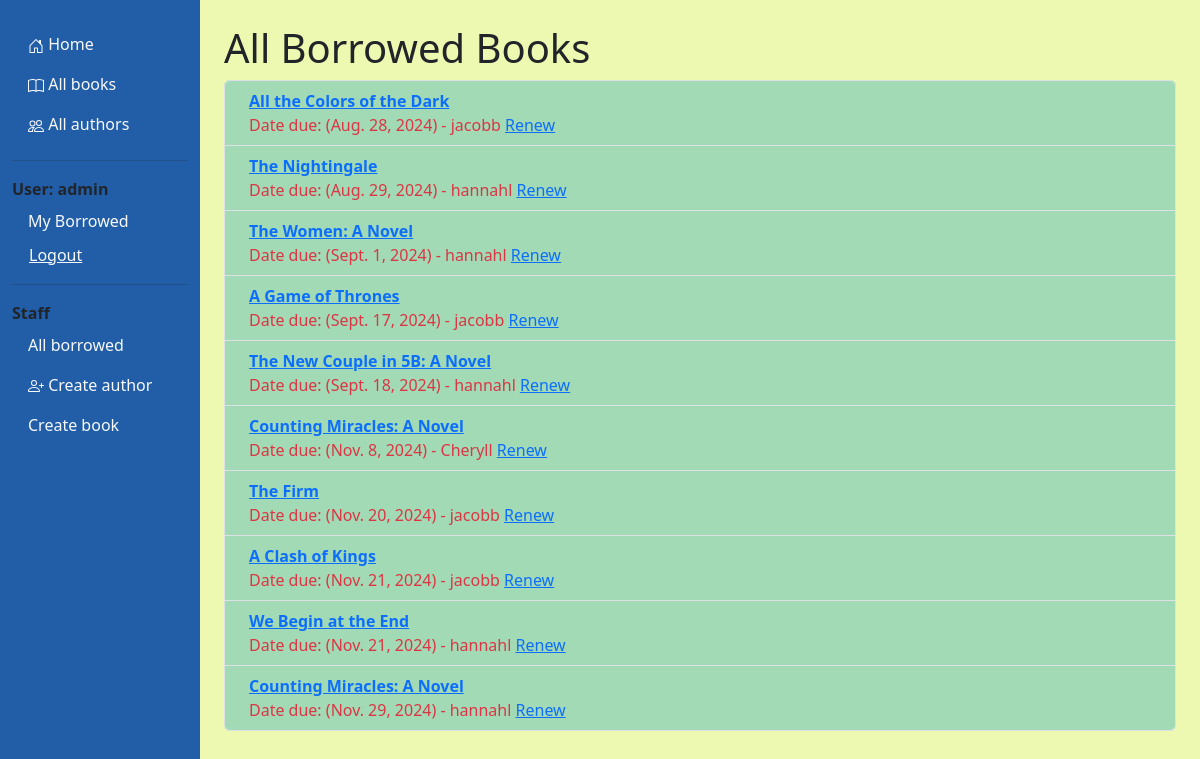
The app's page /catalog/borrowed/ (signed in), older data.
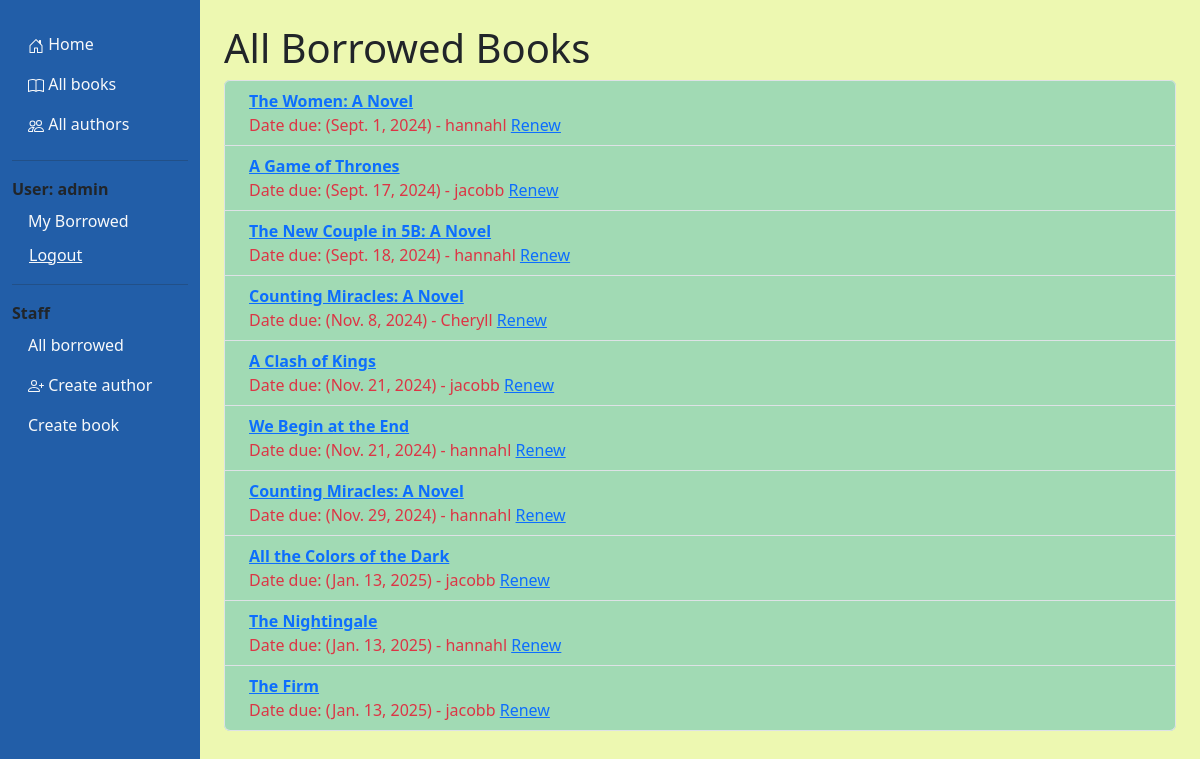
The same page, newer data.
### catalog/models.py (models this page shows, shortened)
class BookInstance(models.Model):
    id = models.UUIDField(primary_key=True, default=uuid.uuid4, help_text="Unique ID for this particular book across the whole library")
    book = models.ForeignKey('Book', on_delete=models.RESTRICT, null=True)
    imprint = models.CharField(max_length=200)
    due_back = models.DateField(null=True, blank=True)
    borrower = models.ForeignKey(settings.AUTH_USER_MODEL, on_delete=models.SET_NULL, null=True, blank=True)
    LOAN_STATUS = (
        ('m', 'Maintenance'),
        ('o', 'On loan'),
        ('a', 'Available'),
        ('r', 'Reserved'),
    )
    status = models.CharField(
        max_length=1,
        choices=LOAN_STATUS,
        blank=True,
        default='m',
        help_text='Book_availability',
    )
    class Meta:
        ordering = ['due_back']
        permissions = (("can_mark_returned", "Set book as returned"),)
    def is_overdue(self):
        return bool(self.due_back and date.today() > self.due_back)

class Book(models.Model):
    title = models.CharField(max_length=200)
    author = models.ForeignKey('Author', on_delete=models.RESTRICT, null=True)
    summary = models.TextField(
        max_length=1000, help_text="Enter a brief description of the book")
    isbn = models.CharField('ISBN', max_length=13,
                            unique=True,
                            help_text='13 Character <a href="https://www.isbn-international.org/content/what-isbn'
                                      '">ISBN number</a>')
    genre = models.ManyToManyField(Genre, help_text="Select a genre for this book")
    language = models.ForeignKey('Language', on_delete=models.SET_NULL, null=True)
    image = models.ImageField(upload_to='images/', null=True, blank=True)
    class Meta:
        ordering = ['title']
    def display_genre(self):
        """Create a string for the Genre.  This is required to display genre in Admin."""
        return ', '.join(genre.name for genre in self.genre.all()[:3])
    display_genre.short_description = 'Genre'

### catalog/views.py (the view)
# urls.py: path('borrowed/', views.LoanedBooksAllListView.as_view(), name='all-borrowed'),
class LoanedBooksAllListView(PermissionRequiredMixin, generic.ListView):
    model = BookInstance
    permission_required = 'catalog.can_mark_returned'
    template_name = 'catalog/bookinstance_list_borrowed_all.html'
    paginate_by = 10
    def get_queryset(self):
        return BookInstance.objects.filter(status__exact = 'o').order_by('due_back')

### catalog/templates/catalog/bookinstance_list_borrowed_all.html
{% extends "base_generic.html" %}
{% block content %}
    <h1>All Borrowed Books</h1>
    {% if bookinstance_list %}
    <ul class="list-group" style="background-color: #a1dab4;">
      {% for bookinst in bookinstance_list %}
      <li class="list-group-item d-flex bg-transparent {% if bookinst.is_overdue %}text-danger{% endif %}">
        <div class="ms-2 me-auto">
          <div class="fw-bold">
            <a href="{% url 'book-detail' bookinst.book.pk %}">{{ bookinst.book.title }}</a>
          </div>
          Date due: ({{ bookinst.due_back }}) {% if perms.catalog.can_mark_returned %}- {{ bookinst.borrower }} <a href="{% url 'renew-book-librarian' bookinst.id %}">Renew</a>{% endif %}
        </div>
      </li>
      {% endfor %}
    </ul>
    {% else %}
      <p>There are no books borrowed.</p>
    {% endif %}
{% endblock %}

### catalog/templates/base_generic.html (shortened to what this page needs)
{% load static %}
<!DOCTYPE html>
<html lang="en">
  <head>
    <link href="https://cdn.jsdelivr.net/npm/bootstrap@5.3.3/dist/css/bootstrap.min.css"
      rel="stylesheet"
>
    <link rel="stylesheet" href="{% static 'css/styles.css' %}" />
  </head>
  <body>
    <div class="container-fluid vh-100" style="height: 100%;">
      <div class="row" style="height: 100%;">
        <div class="col-sm-2 py-4" style="background-color: #225ea8;">
          {% block sidebar %}
            <ul class="nav nav-pills flex-column mb-auto">
              <li class="nav-item">
                <a href="{% url 'index' %}" class="nav-link link-light">
                  Home
                </a>
              </li>
              <li class="nav-item">
                <a href="{% url 'books' %}" class="nav-link link-light">
                  All books
                </a>
              </li>
              <li class="nav-item">
                <a href="{% url 'authors' %}" class="nav-link link-light">
                  All authors
                </a>
              </li>
            </ul>
            <hr>
            <ul class="nav nav-pills flex-column mb-auto">
              {% if user.is_authenticated %}
                <li class="nav-item"><strong>
                  User: {{ user.get_username }}
                </strong>
                </li>
                <li class="nav-item">
                  <a href="{% url 'my-borrowed' %}" class="nav-link link-light">
                    My Borrowed
                  </a>
                </li>
                <li class="nav-item">
                  <form id="logout-form" method="post" action="{% url 'logout' %}" class="nav-link link-light">
                    <button type="submit" class="btn btn-link link-light">Logout</button>
                  </form>
                </li>
              {% else %}
                <li class="nav-item">
                  <a href="{% url 'login' %}" class="nav-link link-light">
                    Login
                  </a>
                </li>
              {% endif %}
            </ul>
              {% if perms.catalog.can_mark_returned %}
              <hr>
              <ul class="nav nav-pills flex-column mb-auto">
              <li class="nav-item"><strong>Staff</strong></li>
              <li class="nav-item">
                <a href="{% url 'all-borrowed' %}" class="nav-link link-light">
                  All borrowed
                </a>
              </li>
              {% if perms.catalog.add_author %}
              <li class="nav-item">
                <a href="{% url 'author-create' %}" class="nav-link link-light">
                  Create author
                </a>
              </li>
              {% endif %}
              {% if perms.catalog.add_book %}
              <li class="nav-item">
                <a href="{% url 'book-create' %}" class="nav-link link-light">
                  Create book
                </a>
              </li>
                {% endif %}
              </ul>
              {% endif %}
          {% endblock %}
        </div>
        <div class="col-sm-10 p-4" style="background-color: #edf8b1;">{% block content %}{% endblock %}
          <br>
        </div>
      </div>
    </div>
  </body>
</html>

### catalog/static/css/styles.css (style rules this page uses)
#logout-form { display: inline; }
#logout-form button { padding: 0; margin: 0; }
html,body { height: 100%; }

Row changes from the older to the newer data that the page shows:
changed BookInstance "All the Colors of the Dark": due_back "Aug. 28, 2024" → "Jan. 13, 2025"; moves down the list
changed BookInstance "The Nightingale": due_back "Aug. 29, 2024" → "Jan. 13, 2025"; moves down the list
changed BookInstance "The Firm": due_back "Nov. 20, 2024" → "Jan. 13, 2025"; moves down the list
